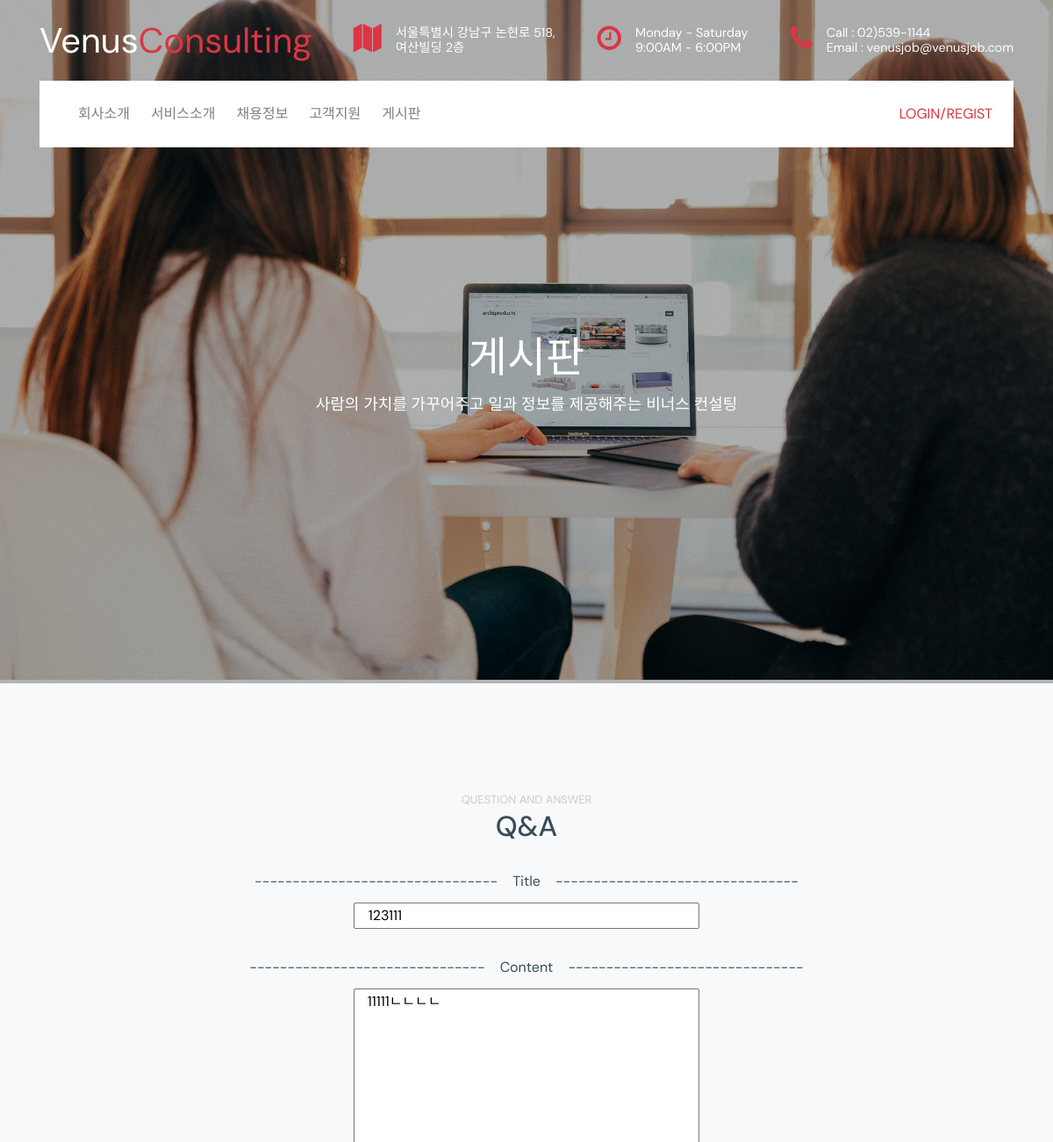
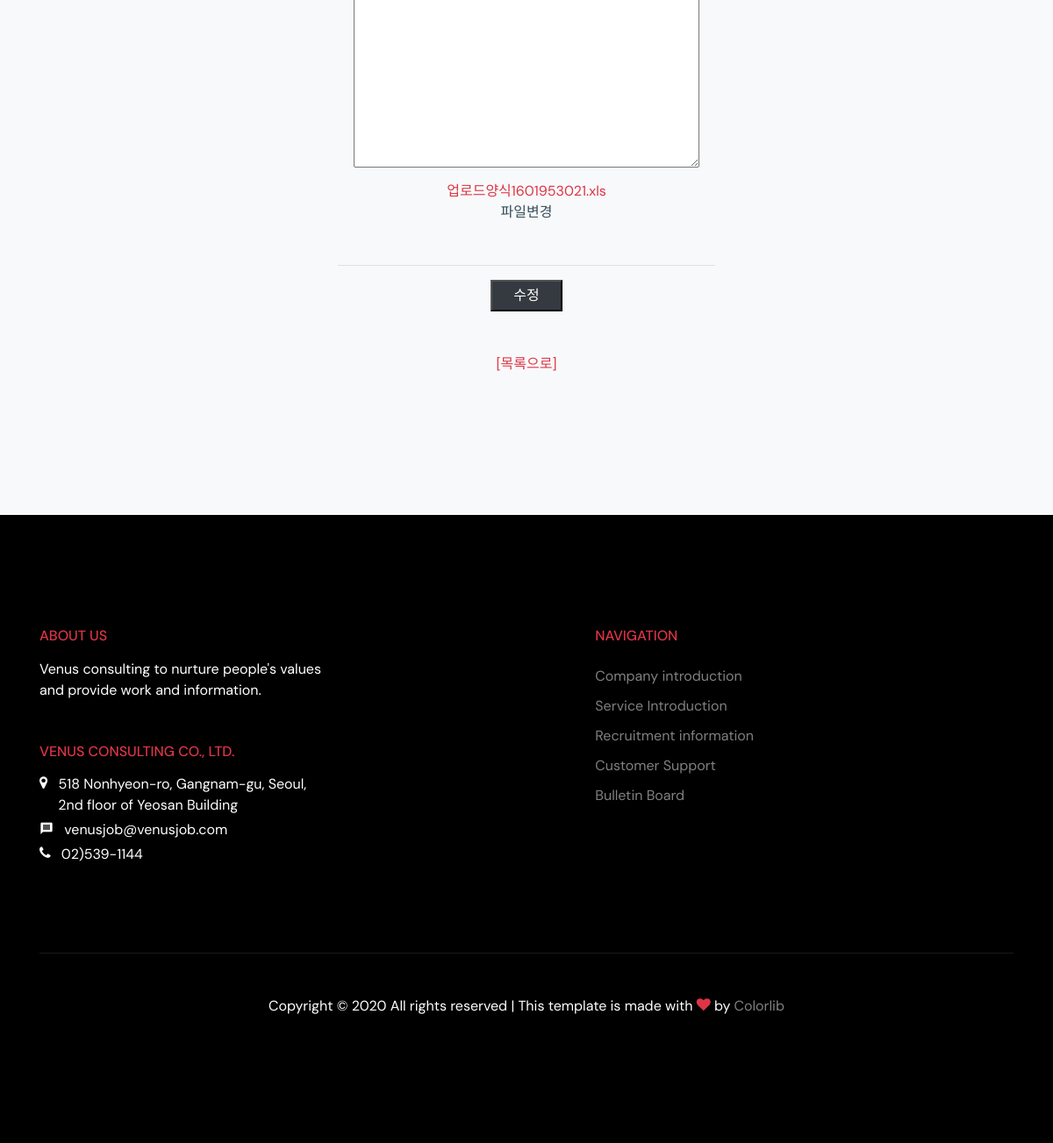
The page /qna_modify.php?num=21 on the database its author committed (2 pictures, top to bottom).
### tables this page shows
CREATE TABLE IF NOT EXISTS `qna` (
  `qnaNum` int(10) NOT NULL AUTO_INCREMENT,
  `userId` varchar(502) DEFAULT NULL,
  `title` varchar(255) NOT NULL,
  `content` text NOT NULL,
  `hit` int(10) NOT NULL,
  `date` date NOT NULL,
  `file` varchar(255) DEFAULT NULL,
  `answerCheck` varchar(10) NOT NULL,
  PRIMARY KEY (`qnaNum`),
  KEY `FK_qna_member` (`userId`),
  CONSTRAINT `FK_qna_member` FOREIGN KEY (`userId`) REFERENCES `member` (`memberId`)
);

### db/jhDbcon.php (called while the page is built, shortened)
<?php
$maria_connect = mysqli_connect('localhost', 'sstyler7', 'hyukfamilly1!!', 'sstyler7');
$maria_connect -> set_charset("utf8");
function mq($sql){
  global $maria_connect;
  return $maria_connect->query($sql);
}

### qna_modify.php (the view, shortened to what this page needs)
<?php
include_once('header.php');
include_once('db/jhDbcon.php');
?>
       <div class="ftco-blocks-cover-1">
            <div class="site-section-cover overlay " data-stellar-background-ratio="0.5 " style="background-image:url('static/img/hero_1.jpg') ">
                <div class="container ">
                    <div class="row align-items-center justify-content-center text-center ">
                        <div class="col-md-8 mt-5 pt-5 ">
                            <h1 class="mb-3 ">게시판</h1>
                            <p>사람의 가치를 가꾸어주고 일과 정보를 제공해주는 비너스 컨설팅</p>
                        </div>
                    </div>
                </div>
            </div>
        </div>
        <div class="site-section bg-light text-center">
            <div id='board'>
                <div class="row justify-content-center mt-1 mb-4">
                    <div id="news" class="col-md-8 mt-1 text-center heading-section ftco-animate fadeInUp ftco-animated">
                        <span class="subtitle">question and answer</span>
                        <h2>Q&A</h2>
                    </div>
                </div>
                <div id="board_read" class="text-center">
                    <?php
                        $num = $_GET['num'];
                        $sql = mq("select * from qna where qnaNum='".$num."'");
                        $board = $sql->fetch_array();
                    ?>
                    <form action="./db/qna/qnaModifyOk.php" method="post"  enctype="multipart/form-data">
                        <div class="mb-1">
                            <spna>--------------------------------&nbsp;&nbsp;&nbsp;</span>
                            <spna>Title</spna>
                            <spna>&nbsp;&nbsp;&nbsp;--------------------------------</span>
                        </div>
                        <div class="m-auto p-2"><input class="col-md-4" name="title" value="<?php echo $board['title'];?>"/></div>
                        <div class="mb-1 mt-4">
                            <spna>-------------------------------&nbsp;&nbsp;&nbsp;</span>
                            <spna>Content</spna>
                            <spna>&nbsp;&nbsp;&nbsp;-------------------------------</span>
                        </div>
                        <div class="m-auto p-2"><textarea class="col-md-4" name="content" rows="15"><?php echo $board['content'];?></textarea></div>
                        <?php $fileName = $board['file'];?>
                            <div id="fileOrigin">
                                <a href="./files/<?php echo $fileName;?>" download=""><?php echo $fileName;?></a><br>
                                <a id="fileButton" onclick='fileUpdate(this)'>파일변경</a>
                            </div>
                        <hr class="col-md-4 mt-5">
                        <button class="bg-dark text-white pt-1 pb-1 pl-4 pr-4">수정</button>
                    </form>
                    <div id="bo_ser" class="mt-5 mb-5">
                        <ul>
                            <li><a href="./qna_board.php">[목록으로]</a></li>
                        </ul>
                    </div>
                </div>
            </div>
</div>
<?php
    include_once('footer.php');
?>

### static/css/origin/style.css (style rules this page uses)
html { overflow-x: hidden; }
body { line-height: 1.7; color: #364d59 !important; font-weight: 300; font-size: 1rem; }
a { -webkit-transition: .3s all ease; -o-transition: .3s all ease; transition: .3s all ease; text-decoration: none; }
h1, h2, h3, h4, h5, .h1, .h2, .h3, .h4, .h5 { font-weight: 300; color: #364d59; }
.site-section { padding: 2.5em 0; }
@media (min-width: 768px) { .site-section { padding: 5em 0; } }
.site-section-cover { position: relative; background-size: cover; background-repeat: no-repeat; background-position: center center; }
.site-section-cover, .site-section-cover .container { position: relative; z-index: 2; }
.site-section-cover, .site-section-cover .container>.row { padding: 9rem 0; }
.site-section-cover.overlay { position: relative; }
.site-section-cover.overlay:before { position: absolute; content: ""; top: 0; left: 0; right: 0; bottom: 0; background: rgba(0, 0, 0, 0.3); z-index: 1; }
.site-section-cover h1 { font-size: 3rem; color: #fff; line-height: 1; }
.site-section-cover p { font-size: 18px; color: #fff; }
.site-section { padding: 7rem 0; }
.bg-light { background-color: #f6f5f5 !important; }
.subtitle { font-size: 13px; text-transform: uppercase; color: #ccc; }
html { font-family: "Noto Sans KR", sans-serif; }
body, ul, li { margin: 0; padding: 0; list-style: none; }
a { color: inherit; text-decoration: none; }
.row::after { content: ""; display: block; clear: both; }

### qna_modify.php (style rules this page uses)
#bo_ser > ul >li { display:inline-block; zoom:1; display:inline; padding:3px; }

### rows shown on the page
qna: title "123111", content "11111ㄴㄴㄴㄴ", file "업로드양식1601953021.xls"
